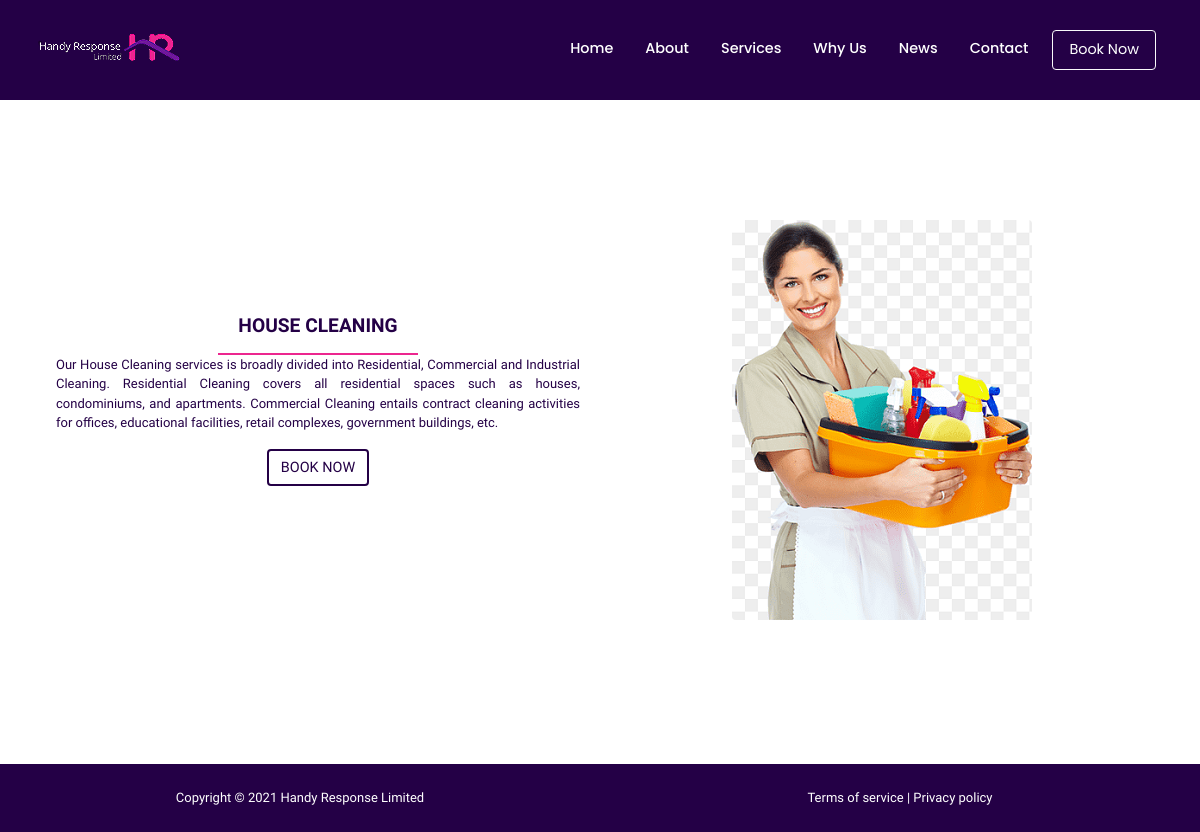
/detail/3, run on the app's committed database.
### main_app/models.py (models this page shows)
class Service(models.Model):
  icon = models.ImageField(upload_to = 'media/pics')
  banner = models.ImageField(upload_to = 'media/pics')
  caption = models.CharField(max_length=80)
  description = models.TextField(max_length=500)

### main_app/views.py (the view)
# urls.py: path('detail/<int:pk>',ServiceDetail.as_view(), name="detail_page"),
class ServiceDetail(DetailView):
  model = Service
  template_name = 'pages/service-detail.html'

### main_app/templates/pages/service-detail.html (shortened to what this page needs)
{% extends 'base.html' %}
{% load static %}
{% block main %}
<section class="row mt-4" id="about-page" style="height: 80vh;">
  <div class=" about-box col-lg-12 px-lg-5 col-sm-12 mb-4 mx-auto" style="height:fit-content;" data-aos="zoom-in">
   <div class="row d-flex align-items-center" style="height: fit-content;">
     <div class="col-lg-6 col-sm-12">
      <h3 class="text-center heading p-2">{{service.caption}}</h3>
      <div class="underline text-center mx-auto"></div>
      <p class="px-2">
      {{service.description}}
      </p>
      <a href="{% url 'home_page' %}#booking" class="btn btnx d-block mx-auto mb-5" style="width: fit-content;">
        BOOK NOW</a>
     </div>
     <div class="col-lg-6 col-sm-12 d-flex align-items-center">
      <div class="about-img-box mx-auto ">
        <img src="/media/{{service.banner}}" class="rounded mx-auto d-block" width="300px" alt="Handy_response_Limited_About_Page_Image">
      </div>
     </div>
   </div>
  </div>
</section>
{% endblock %}

### main_app/templates/base.html (shortened to what this page needs)
{% load static %}
<!doctype html>
<html lang="en">
  <head>
    <link rel="stylesheet" href="https://cdnjs.cloudflare.com/ajax/libs/font-awesome/4.7.0/css/font-awesome.min.css">
    <link rel="stylesheet" href="{% static 'css/style.css' %}">
    <link href="https://emoji-css.afeld.me/emoji.css" rel="stylesheet">
    <link rel="stylesheet" href="https://cdnjs.cloudflare.com/ajax/libs/animate.css/4.1.1/animate.min.css"/>
    <link href="https://unpkg.com/aos@2.3.1/dist/aos.css" rel="stylesheet">
    <link href="https://cdn.jsdelivr.net/npm/bootstrap@5.1.3/dist/css/bootstrap.min.css" rel="stylesheet">
  </head>
  <body class="container-fluid">
   <header class="row sticky-top" id="header">
    <nav class="navbar navbar-expand-lg navbar-light">
      <div class="container-fluid">
        <a class="navbar-brand" href="{% url 'home_page' %}">
          <img src="{% static 'images/logo.png'%}" class="d-block img-fluid" alt="Handy_response_Limited_Logo">
        </a>
        <div class="collapse navbar-collapse" id="navbarTogglerDemo03">
          <form class="d-flex">
            <ul class="navbar-nav me-auto mb-2 mb-lg-0">
              <li class="nav-item mx-2">
                <a class="nav-link active" aria-current="page" href="{% url 'home_page' %}">Home</a>
              </li>
              <li class="nav-item mx-2">
                <a class="nav-link" href="{% url 'home_page' %}#about-page">About</a>
              </li>
              <li class="nav-item mx-2">
                <a class="nav-link" href="{% url 'home_page' %}#service-page">Services</a>
              </li>
              <li class="nav-item mx-2">
                <a class="nav-link" href="{% url 'home_page' %}#whyus-page">Why us</a>
              </li>
              <li class="nav-item mx-2">
                <a class="nav-link" href="{% url 'home_page' %}#updates">News</a>
              </li>
              <li class="nav-item mx-2">
                <a class="nav-link" href="{% url 'contact_page' %}">Contact</a>
              </li>
              <li class="nav-item mx-2">
                <a class="nav-link btn btny btn-outline-light px-3" href="{% url 'home_page' %}#booking">
                  Book Now
                </a>
              </li>
            </ul>
          </form>
        </div>
      </div>
    </nav>
   </header>
  {% block main %}
  {% endblock %}
<footer class="row footer py-2" style="height: fit-content;">
  <div class="col-lg-6 col-md-12 col-sm-12 px-3 pt-lg-3">
    <p class="text-lg-start text-md-center text-sm-center mx-auto" style="width: fit-content;">Copyright © 2021 Handy Response Limited</p>
  </div>
  <div class="col-lg-6 col-md-12 col-sm-12 px-3 pt-lg-3 pt-md-1">
    <p class="text-lg-end text-md-center text-sm-center mx-auto" style="width: fit-content;">Terms of service | Privacy policy</p>
  </div>
</footer>
</body>
</html>

### static/css/style.css (style rules this page uses)
:root { --mild-color:#ec268f; --dark-color:#6f1a99; --darker-color:#240046; --light-color:white; --grey-color:#f2ebfb; --small-text:0.6em; --medium-text:0.9em; --large-text:2em; --nav-fonts:'Poppins', sans-serif; --thick-width: 1000; --light-width:500; --top-margin:6em; }
* { padding: 0px; margin: 0px; user-select: none; box-sizing: border-box !important; text-decoration: none !important; font-family: "Saira Semi Condensed", sans-serif; color: var(--darker-color); }
.underline { width: 200px; border-top: 2px solid var(--mild-color); }
.btn { font-size: var(--medium-text) !important; }
.btnx { border: 2px solid var(--darker-color) !important; color: var(--darker-color) !important; }
p { text-align: justify; font-size: small !important; }
.heading { text-transform: uppercase; color: var(--darker-color); font-family: 'Genos', sans-serif; font-size: 2em !important; font-weight: var(--thick-width) !important; }
header { background-color: var(--darker-color); height: 100px; }
.navbar { background-color: var(--darker-color) !important; }
.nav-link { color: var(--light-color) !important; font-size: var(--medium-text); text-transform: capitalize; font-family: var(--nav-fonts); font-weight: var(--light-width); }
#about-page { background-color: var(--light-color) !important; }
.about-box { margin-top: var(--top-margin) !important; }
.about-img-box { width: fit-content; height: fit-content; }
.footer { background-color: var(--darker-color); height: fit-content; }
.footer p { color: var(--light-color); font-weight: none !important; }

### data on the page
Service: caption "HOUSE CLEANING", description "Our House Cleaning services is broadly divided into Residential, Commercial and Industrial Cleaning. Residential Cleaning covers all residential spaces such as houses, condominiums, and apartments. Commercial Cleaning entails contract cleaning activities for offices, educational facilities, retail complexes, government buildings, etc.", banner (picture)
